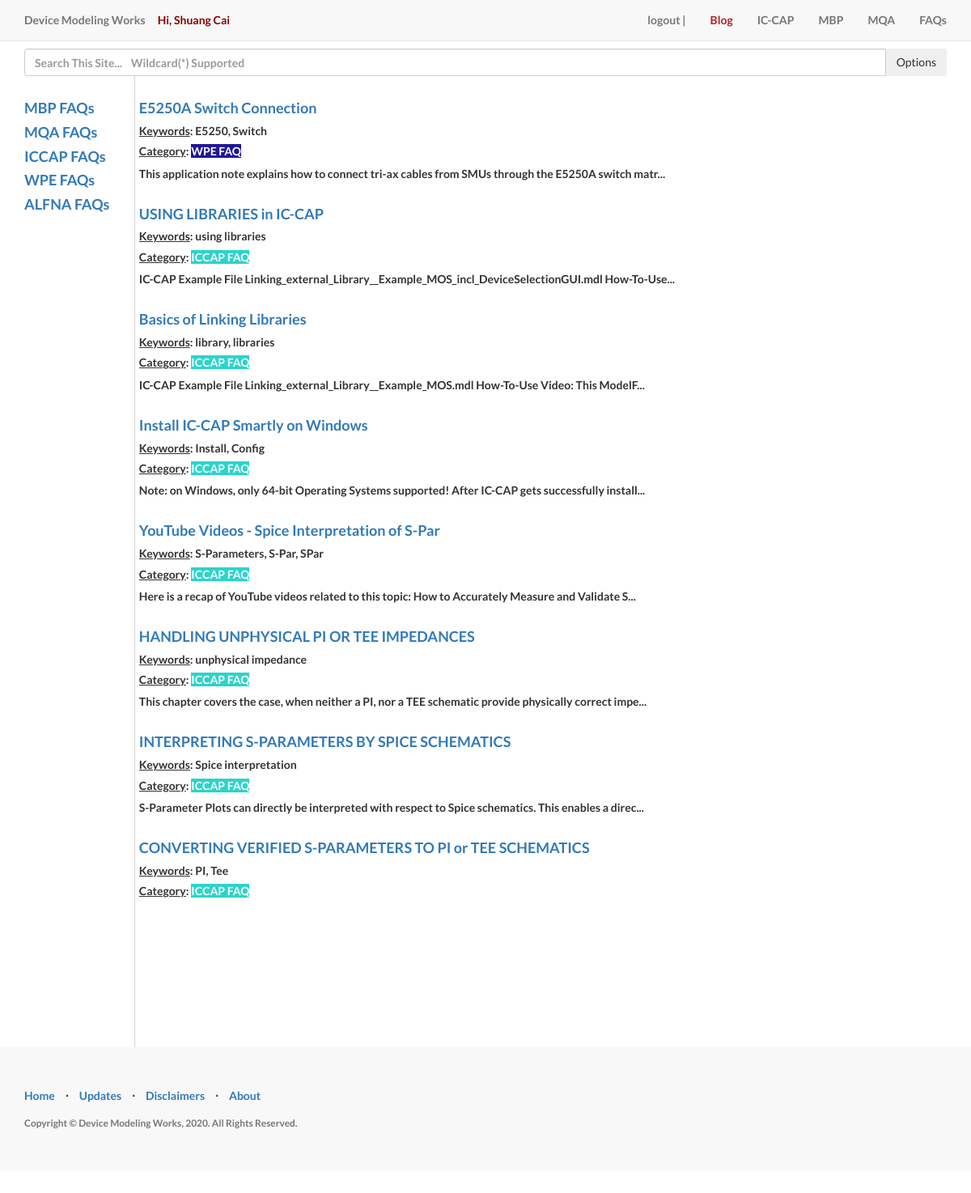
The app's page /faq (signed in), older data.
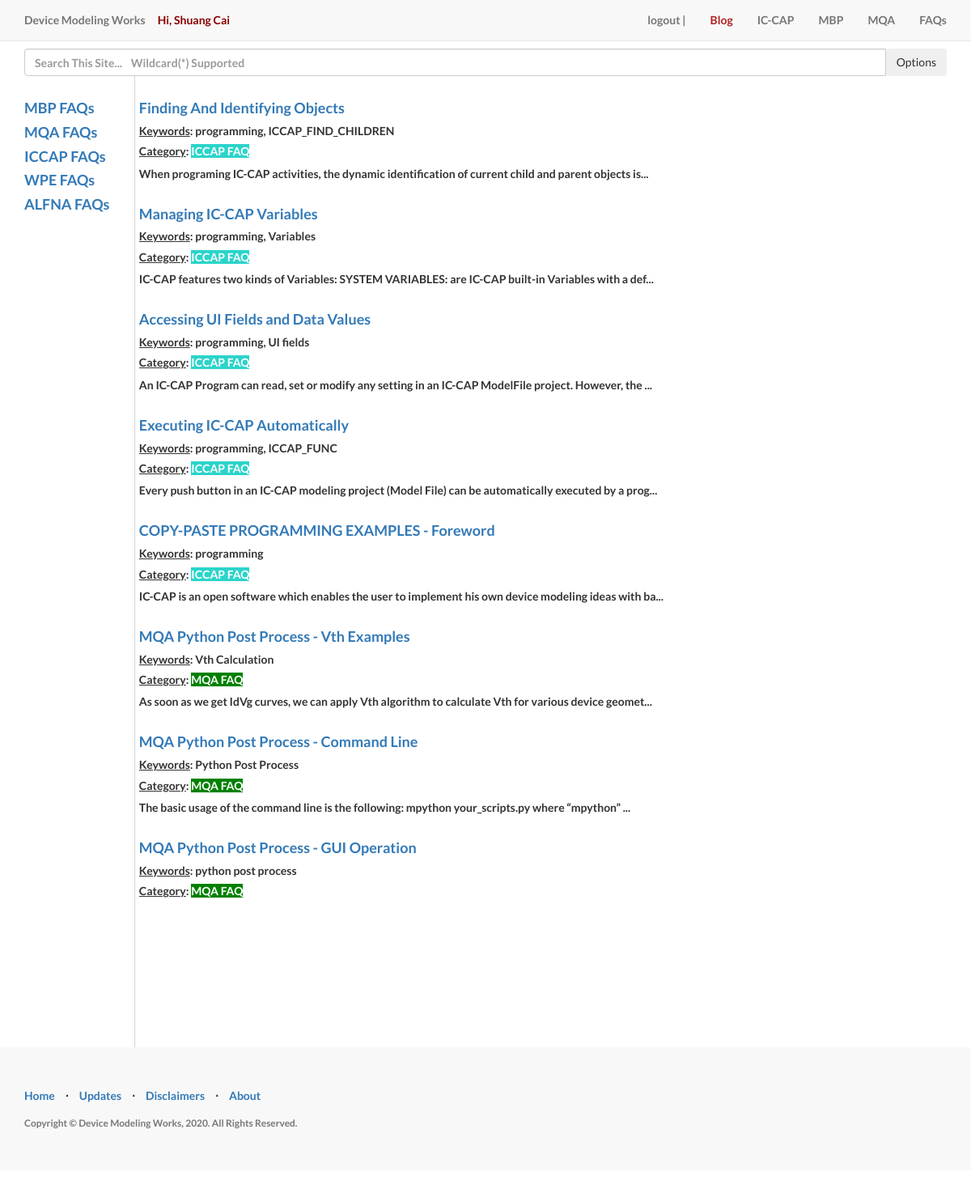
The same page, newer data.
### __init__.py (models this page shows)
class Post(db.Model):
    __searchable__ = ['title', 'abs', 'content']
    id = db.Column(db.Integer(), primary_key=True)
    title = db.Column(db.String(255), unique=True)
    author_id = db.Column(db.Integer)
    abs = db.Column(db.String())
    content = db.Column(db.Text())
    create_date = db.Column(db.DateTime())
    category = db.Column(db.String(128))
    last_modify_date = db.Column(db.DateTime())
    route = db.Column(db.String(128))

### __init__.py (the view)
@app.route('/faq')
@login_required
def faq():
    recordPostHistory('/faq')
    results = Post.query.filter(
        (Post.category == 'mbpfaq') | (Post.category == 'mqafaq') | (Post.category == 'iccapfaq') | (
            Post.category == 'wpefaq') | (Post.category == 'alfnafaq')).order_by(
        desc(Post.create_date)).limit(displayUpto).all()
    return render_template('faq/faq_list.html', slist=results, func=getCategory)

### __init__.py (called while the page is built, shortened)
def recordPostHistory(rt):
    id = -1  # anonymous, used for public
    if hasattr(current_user, 'id'):
        id = current_user.id
    if id == 3:  # 3 is Shuang Cai, no need to record myself. :)
        return

@app.context_processor
def inject_Search_Options():
    return searchOptions

def getCategory(txt):
    if txt == 'mbpst':
        return "MBP Script Tutorial"
    elif txt == "mbpfaq":
        return "MBP FAQ"
    elif txt == "wpefaq":
        return "WPE FAQ"
    elif txt == "alfnafaq":
        return "ALFNA FAQ"
    elif txt == "video":
        return "Video Demos"
    elif txt == "mqarules":
        return "MQA Rules"
    elif txt == "mqafaq":
        return "MQA FAQ"
    elif txt == "iccapfaq":
        return "ICCAP FAQ"
    elif txt == "blog":
        return "Blog"
    elif txt == "pyrfs":
        return "PyRFS"
    return "Other"

### templates/faq/faq_list.html
{% extends "faq/faq_index.html" %}
{% block faqmain %}
{% if slist.__len__()>0 %}
<div style="height: 1000px; overflow:auto">
    {% for item in slist:%}
    <h4><a href="{{item.route}}">{{item.title}}</a></h4>
    <h5><u>Keywords</u>: {{item.abs}}</h5>
    <h5><u>Category</u>:
        {% if func(item.category).startswith('MBP')  %}
        <font style="background-color:#800000; color:#FFFFFF">{{ func(item.category) }}</font>
        {% elif func(item.category).startswith('MQA')  %}
        <font style="background-color:#008000; color:#FFFFFF">{{ func(item.category) }}</font>
        {% elif func(item.category).startswith('ICCAP')  %}
        <font style="background-color:#2BD4CA; color:#FFFFFF">{{ func(item.category) }}</font>
         {% elif func(item.category).startswith('WPE')  %}
        <font style="background-color:#201699; color:#FFFFFF">{{ func(item.category) }}</font>
        {% elif func(item.category).startswith('ALFNA')  %}
        <font style="background-color:#7DBBC6; color:#FFFFFF">{{ func(item.category) }}</font>
        {% else %}
            {{ func(item.category) }}
        {% endif %}</h5>
    {% if item.content.__len__()>110 %}
    {{item.content[:100]}}...
    {% else %}
    {{item.content}}
    {% endif %}
    <br/><br/>
    {% endfor %}
    {% else %}
    <h3>No posts yet!</I></h3>
    <br/><br/><br/>
    {% endif %}
</div>
<br>
<br>
<br>
<br>
{% endblock %}

Row changes from the older to the newer data that the page shows:
no longer on this page (row unchanged): Post: title "E5250A Switch Connection", abs "E5250, Switch", category "WPE FAQ", content "This application note explains how to connect tri-ax cables from SMUs through the E5250A switch matr"
no longer on this page (row unchanged): Post: title "USING LIBRARIES in IC-CAP", abs "using libraries", category "ICCAP FAQ", content "IC-CAP Example File Linking_external_Library__Example_MOS_incl_DeviceSelectionGUI.mdl How-To-Use"
no longer on this page (row unchanged): Post: title "Basics of Linking Libraries", abs "library, libraries", category "ICCAP FAQ", content "IC-CAP Example File Linking_external_Library__Example_MOS.mdl How-To-Use Video: This ModelF"
no longer on this page (row unchanged): Post: title "Install IC-CAP Smartly on Windows", abs "Install, Config", category "ICCAP FAQ", content "Note: on Windows, only 64-bit Operating Systems supported! After IC-CAP gets successfully install"
no longer on this page (row unchanged): Post: title "YouTube Videos - Spice Interpretation of S-Par", abs "S-Parameters, S-Par, SPar", category "ICCAP FAQ", content "Here is a recap of YouTube videos related to this topic: How to Accurately Measure and Validate S"
no longer on this page (row unchanged): Post: title "HANDLING UNPHYSICAL PI OR TEE IMPEDANCES", abs "unphysical impedance", category "ICCAP FAQ", content "This chapter covers the case, when neither a PI, nor a TEE schematic provide physically correct impe"
no longer on this page (row unchanged): Post: title "INTERPRETING S-PARAMETERS BY SPICE SCHEMATICS", abs "Spice interpretation", category "ICCAP FAQ", content "S-Parameter Plots can directly be interpreted with respect to Spice schematics. This enables a direc"
no longer on this page (row unchanged): Post: title "CONVERTING VERIFIED S-PARAMETERS TO PI or TEE SCHEMATICS", abs "PI, Tee", category "ICCAP FAQ"
added Post: title "Finding And Identifying Objects", abs "programming, ICCAP_FIND_CHILDREN", category "ICCAP FAQ", content "When programing IC-CAP activities, the dynamic identification of current child and parent objects is"
added Post: title "Managing IC-CAP Variables", abs "programming, Variables", category "ICCAP FAQ", content "IC-CAP features two kinds of Variables: SYSTEM VARIABLES: are IC-CAP built-in Variables with a def"
added Post: title "Accessing UI Fields and Data Values", abs "programming, UI fields", category "ICCAP FAQ", content "An IC-CAP Program can read, set or modify any setting in an IC-CAP ModelFile project. However, the"
added Post: title "Executing IC-CAP Automatically", abs "programming, ICCAP_FUNC", category "ICCAP FAQ", content "Every push button in an IC-CAP modeling project (Model File) can be automatically executed by a prog"
added Post: title "COPY-PASTE PROGRAMMING EXAMPLES - Foreword", abs "programming", category "ICCAP FAQ", content "IC-CAP is an open software which enables the user to implement his own device modeling ideas with ba"
added Post: title "MQA Python Post Process - Vth Examples", abs "Vth Calculation", category "MQA FAQ", content "As soon as we get IdVg curves, we can apply Vth algorithm to calculate Vth for various device geomet"
added Post: title "MQA Python Post Process - Command Line", abs "Python Post Process", category "MQA FAQ", content "The basic usage of the command line is the following: mpython your_scripts.py where “mpython”"
added Post: title "MQA Python Post Process - GUI Operation", abs "python post process", category "MQA FAQ"
